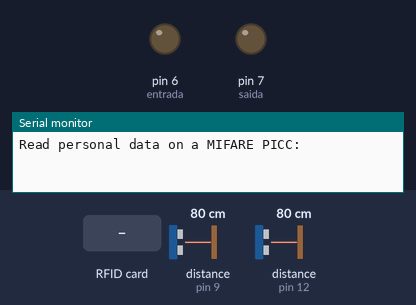
A sketch run on a simulated Arduino Mega 2560, built with avr-gcc and run on an emulated ATmega2560. Parts: output pins drawn as LEDs (lit = HIGH), the last lines printed to the serial monitor. The test bench sets the inputs (shaded band); at power-on: distance to the obstacle (sensors on pin 9, pin 12) 80 cm. The echo pulse lasts 58.3 µs per cm; pins used as bus, display or sensor lines are not drawn.

Above: at 1.2 s.
1.3 s: distance to the obstacle (sensor on pin 9) set to 18 cm
2.8 s: distance to the obstacle (sensor on pin 9) set to 14 cm
At 3.5 s:
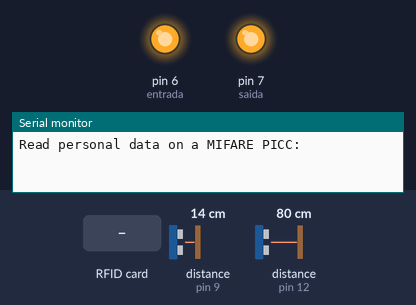
5.8 s: RFID card ED 47 B9 A5 held to the reader
At 8.5 s:
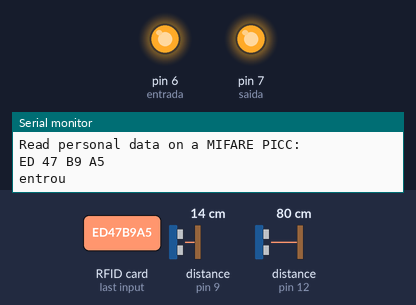
8.8 s: RFID card 5E 7A 19 C4 held to the reader
At 9.2 s:
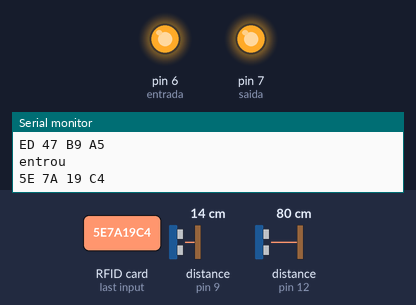
10.3 s: distance to the obstacle (sensor on pin 9) set to 250 cm
At 11.5 s:
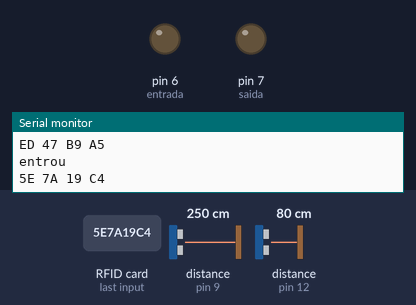
11.8 s: distance to the obstacle (sensor on pin 9) set to 2 cm
At 12.8 s:
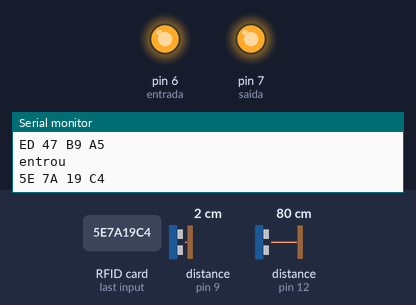
Timing chart, 0 to 14.8 s (numbered marks = the images above; inputs shaded):
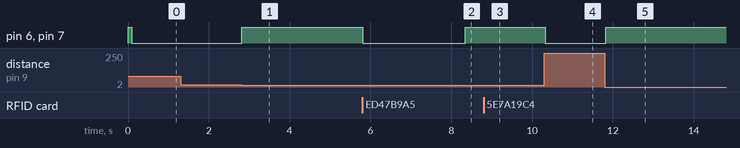

Measured:
- the behaviour switches between 16 and 15 cm on distance to the obstacle (sensor on pin 9) (found by bisection; images 0 and 1)
- after the input at 1.3 s, every drawn part: stays the same
- after the input at 2.8 s, pin 6 (entrada), pin 7 (saida): LOW → HIGH at once
- after the input at 5.8 s, pin 6 (entrada), pin 7 (saida): HIGH → LOW at once, → HIGH 2.5 s later
- after the input at 8.8 s, pin 6 (entrada), pin 7 (saida): stays HIGH (without the input it goes to LOW after 1.5 s)
- after the input at 10.3 s, pin 6 (entrada), pin 7 (saida): HIGH → LOW at once
- after the input at 11.8 s, pin 6 (entrada), pin 7 (saida): LOW → HIGH at once

The sketch:

arduino_catraca.ino
```cpp
/*
 * Initial Author: ryand1011 (https://github.com/ryand1011)
 *
 * Reads data written by a program such as "rfid_write_personal_data.ino"
 *
 * See: https://github.com/miguelbalboa/rfid/tree/master/examples/rfid_write_personal_data
 *
 * Uses MIFARE RFID card using RFID-RC522 reader
 * Uses MFRC522 - Library
 * -----------------------------------------------------------------------------------------
 *             MFRC522      Arduino       Arduino   Arduino    Arduino          Arduino
 *             Reader/PCD   Uno/101       Mega      Nano v3    Leonardo/Micro   Pro Micro
 * Signal      Pin          Pin           Pin       Pin        Pin              Pin
 * -----------------------------------------------------------------------------------------
 * RST/Reset   RST          9             5         D9         RESET/ICSP-5     RST
 * SPI SS      SDA(SS)      10            53        D10        10               10
 * SPI MOSI    MOSI         11 / ICSP-4   51        D11        ICSP-4           16
 * SPI MISO    MISO         12 / ICSP-1   50        D12        ICSP-1           14
 * SPI SCK     SCK          13 / ICSP-3   52        D13        ICSP-3           15
 *
 * More pin layouts for other boards can be found here: https://github.com/miguelbalboa/rfid#pin-layout
*/

#include <SPI.h>
#include <MFRC522.h>
bool a=false;
#define RST_PIN         5           // Configurable, see typical pin layout above
#define SS_PIN          53          // Configurable, see typical pin layout above
String conteudo= "";
int entrada=6;
int saida=7;
int contador=0;
//int tensao=12;
//int sinal=11;
int gnd=13;
MFRC522 mfrc522(SS_PIN, RST_PIN);   // Create MFRC522 instance

int anterior=0;
//logica do ultrasonico

#define pino_trigger 8
#define pino_echo 9

#define pino_trigger1 11
#define pino_echo1 12


int limite=15;
#include <Ultrasonic.h>
Ultrasonic ultrasonic(pino_trigger, pino_echo);
Ultrasonic ultrasonic1(pino_trigger1, pino_echo1);
void setup() {

  pinMode(entrada,OUTPUT);
  pinMode(saida,OUTPUT);
  pinMode(gnd,OUTPUT);
 // pinMode(sinal,INPUT);
  //digitalWrite(tensao,HIGH);
  digitalWrite(entrada,HIGH);
  digitalWrite(saida,HIGH);
  digitalWrite(gnd,LOW);
  Serial.begin(9600);                                           // Initialize serial communications with the PC
  SPI.begin();                                                  // Init SPI bus
  mfrc522.PCD_Init();                                              // Init MFRC522 card
  Serial.println(F("Read personal data on a MIFARE PICC:"));    //shows in serial that it is ready to read
}

//*****************************************************************************************//
void loop() {

  if ( ! mfrc522.PICC_IsNewCardPresent())
  {
    //logica para funcionar somente quando se aproximar do ultrassonico
 float cmMsec,cmMsec1;
  long microsec = ultrasonic.timing();
  cmMsec = ultrasonic.convert(microsec, Ultrasonic::CM);
 long microsec1 = ultrasonic1.timing();
  cmMsec1 = ultrasonic1.convert(microsec1, Ultrasonic::CM);


 if(cmMsec<=limite  || cmMsec1<=limite){

  digitalWrite(gnd,HIGH);
    digitalWrite(entrada,LOW);
    digitalWrite(saida,LOW);
    delay(3);
    digitalWrite(entrada,HIGH);
    digitalWrite(saida,HIGH);
 }
 else{
  digitalWrite(gnd,LOW);
  digitalWrite(entrada,LOW);
    digitalWrite(saida,LOW);
 }
 //fim da logica
     // if (digitalRead(sinal) == HIGH){ //SE A LEITURA DO PINO FOR IGUAL A LOW, FAZ
      //  Serial.println("bloqueado"); //ACENDE O LED
  //}
      //logica para ler resposta serial com o computador
  //char b=Serial.read();


 // if(b=='b'){
   // Serial.println("recebeu");
   // a=true;

   // delay(500);

  //}
  //logica para desbloquear a passagem, inserir aqui
    //if(a==true){
     // a=false;
      //conteudo="";
     // Serial.println("desbloqueado");
   // }

 // } fim da logica com o computador

   return;
  }
  // Select one of the cards
  if ( ! mfrc522.PICC_ReadCardSerial())
  {

    return;
  }
  //Mostra UID na serial
  //Serial.print("UID da tag :");

  byte letra;
  if(a==false){

  for (byte i = 0; i < mfrc522.uid.size; i++)
  {
     //Serial.print(mfrc522.uid.uidByte[i] < 0x10 ? " 0" : " ");
     //Serial.print(mfrc522.uid.uidByte[i], HEX);
     conteudo.concat(String(mfrc522.uid.uidByte[i] < 0x10 ? " 0" : " "));
     conteudo.concat(String(mfrc522.uid.uidByte[i], HEX));

  }
  conteudo.toUpperCase();
  Serial.println(conteudo.substring(1));
  if(conteudo.substring(1)=="ED 47 B9 A5"){
   Serial.println("entrou");


    //inserir aqui a logica para funcionar o rfid
     digitalWrite(entrada,LOW);
     digitalWrite(gnd,HIGH);
       digitalWrite(saida,LOW);
       delay(2000);
        digitalWrite(gnd,LOW);


  }
  }
  conteudo="";

  delay(500);


}
```
